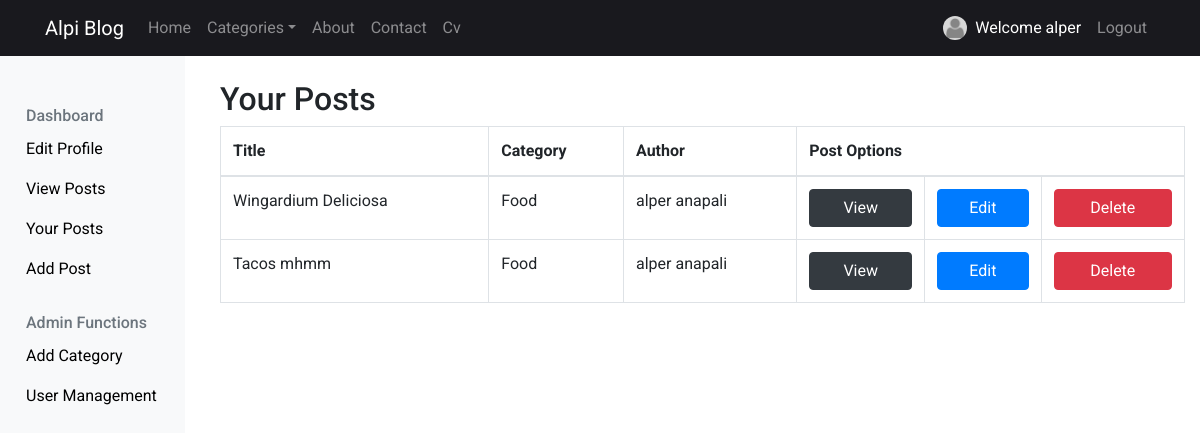
The page /src/dashboard/allUserPosts (signed in) on the database its author committed.
### tables this page shows
CREATE TABLE `posts` (
  `id` int(11) NOT NULL,
  `header` varchar(180) NOT NULL,
  `content` text NOT NULL,
  `timestamp` timestamp NOT NULL DEFAULT current_timestamp(),
  `user_id` int(11) NOT NULL,
  `file_id` int(11) NOT NULL,
  `category_id` int(11) NOT NULL,
  `slug` varchar(255) DEFAULT NULL
);

CREATE TABLE `category` (
  `id` int(11) NOT NULL,
  `category_name` varchar(125) NOT NULL,
  `icon_name` varchar(100) DEFAULT NULL
);

CREATE TABLE `user` (
  `id` int(11) NOT NULL,
  `firstname` varchar(32) NOT NULL,
  `lastname` varchar(32) NOT NULL,
  `email` varchar(32) NOT NULL,
  `password` varchar(255) NOT NULL,
  `login_attempts` int(11) DEFAULT NULL,
  `permission_id` tinyint(1) NOT NULL DEFAULT 2,
  `file_id` int(11) DEFAULT NULL
);

### src/controller/Dashboard.php (called while the page is built, shortened)
<?php
    class Dashboard extends Controller {
        public function view() {
            if(!(Session::get('user'))) {
                Header("Location: " . URL . "home");
            } else {
                $posts = $this->model->getPosts();
                $this->view->posts = $posts;
                $this->view->render('dashboard/view');
            }
        }
        public function allUserPosts() {
            $allPosts = $this->model->getPostsByEmail();
            $this->view->allPosts = $allPosts;
            $this->view->render('dashboard/allUserPosts');
        }
    }

### src/index.php (called while the page is built, shortened)
<?php
include 'lib/Message.php';
include 'lib/Database.php';
include 'lib/Session.php';
include 'lib/Model.php';
include 'lib/Controller.php';
$app = new Application();

### src/lib/Model.php (called while the page is built, shortened)
<?php
class Model {
    function __construct() {
        $this->db = new Database();
    }
}

### src/lib/Database.php (called while the page is built, shortened)
<?php
class Database extends PDO {
    public function __construct() {
        try {
            $dsn = DB_TYPE . ':host=' . DB_HOST . ';port=' . DB_PORT . ';dbname=' . DB_NAME;
            $username = DB_USER;
            $passwd = DB_PASS;
        }
        catch(PDOException $e) {
            echo "Connection failed: " . $e->getMessage();
        }
    }
}

### src/model/Dashboard_Model.php (called while the page is built, shortened)
<?php
    class Dashboard_Model extends Model {
        public function getPostsByEmail() {
            $sql = 'SELECT user.firstname, user.lastname, file.image, file.thumb, category.category_name, posts.*
                    FROM user
                    JOIN posts
                    ON user.id = posts.user_id
                    JOIN file
                    ON file.id = posts.file_id
                    JOIN category
                    ON category.id = posts.category_id
                    WHERE user.email = :email';
            $obj = $this->db->prepare($sql);
            $obj->execute(array(
                ":email" => Session::get('user')['email']
            ));
            if ($obj->rowCount() > 0) {
                $data = $obj->fetchAll(PDO::FETCH_OBJ);
                return $data;
            }
            return false;
        }
    }

### src/lib/Controller.php (called while the page is built, shortened)
<?php
class Controller {
    public function loadModel() {
        $model_name = get_class($this) . '_Model';
        $model_file = 'model/' . $model_name . '.php';
        if (file_exists($model_file)) {
            $this->model = new $model_name;
        }
    }
}

### src/lib/Session.php (called while the page is built, shortened)
<?php
class Session {
    static public function get($key) {
        if (isset($_SESSION[$key]))
            return $_SESSION[$key];
    }
}

### src/view/dashboard/allUserPosts.php (the view)
<?php include 'partial/sidebar.php'; ?>
    <div class="col">
        <div class="container">
            <h2>Your Posts</h2>
            <div class="table-responsive">
                <table class="table table-bordered" id="dataTable" width="100%" cellspacing="0">
                    <thead>
                        <tr>
                            <th>Title</th>
                            <th>Category</th>
                            <th>Author</th>
                            <th colspan="3">Post Options</th>
                        </tr>
                    </thead>
                    <tbody>
                    <?php if(empty($this->allPosts)): ?>
                        <p>No post submitted yet</p>
                    <?php else : ?>
                        <?php foreach($this->allPosts as $post) : ?>
                            <tr>
                                <td><?= $post->header ?></td>
                                <td><?= $post->category_name ?></td>
                                <td><?= $post->firstname . ' ' . $post->lastname?></td>
                                <td><a href="<?= URL; ?>category/show/<?= $post->id; ?>" class="btn btn-dark">View</a></td>
                                <td><a href="<?= URL; ?>dashboard/edit/<?= $post->id; ?>" class="btn btn-primary">Edit</a></td>
                                <td><a href="<?= URL; ?>dashboard/delete/<?= $post->id; ?>" class="btn btn-danger">Delete</a></td>
                            </tr>
                        <?php endforeach; ?>
                    <?php endif; ?>
                    </tbody>
                </table>
            </div>
        </div>
    </div>

### src/public/css/main.css (style rules this page uses)
body { padding-top: 5rem; font-family: 'roboto', sans-serif; }
a { color: black; }
td .btn { width: 100%; }

### rows shown on the page
posts: header "Wingardium Deliciosa", category.category_name "Food", user.firstname "alper", user.lastname "anapali"
posts: header "Tacos mhmm", category.category_name "Food", user.firstname "alper", user.lastname "anapali"

### other values the page prints
SITENAME "Alpi Blog"
Session::get('user')['firstname'] "alper"
